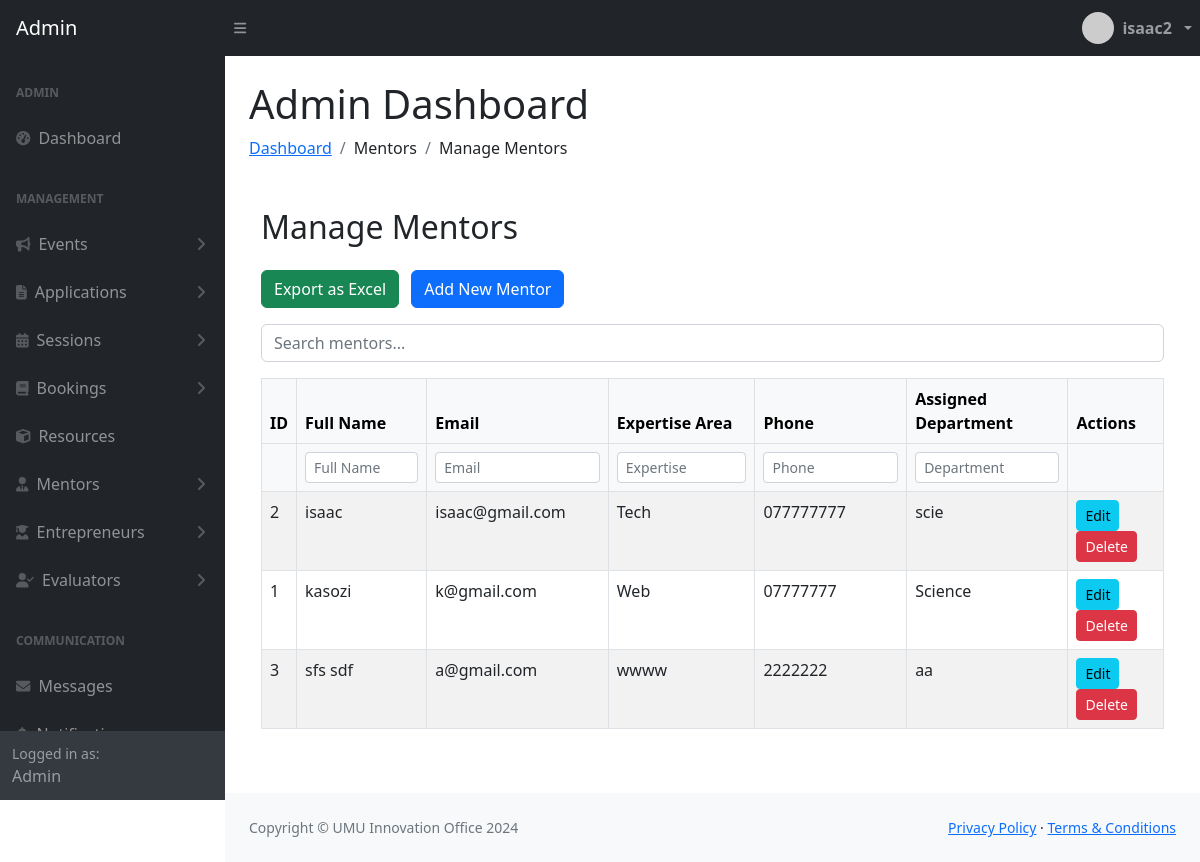
The app's page /manage_mentors_admin.php (signed in) with its own data.
### tables this page shows
CREATE TABLE `mentors` (
  `mentor_id` int(11) NOT NULL,
  `full_name` varchar(100) DEFAULT NULL,
  `email` varchar(100) DEFAULT NULL,
  `expertise_area` varchar(100) DEFAULT NULL,
  `phone` varchar(20) DEFAULT NULL,
  `assigned_department` varchar(100) DEFAULT NULL
);

### manage_mentors_admin.php (the view, shortened to what this page needs)
<?php
require_once 'db.php';
$conn = new mysqli($host, $user, $password, $dbname);
$mentors = $conn->query("SELECT mentor_id, full_name, email, expertise_area, phone, assigned_department FROM mentors ORDER BY full_name");
?>
<div class="container my-5">
    <h2 class="mb-4">Manage Mentors</h2>
    <a href="export_mentors.php" class="btn btn-success mb-3">Export as Excel</a>
    <button class="btn btn-primary mb-3 ms-2" data-bs-toggle="modal" data-bs-target="#addMentorModal">Add New Mentor</button>
    <input type="text" id="searchInput" class="form-control mb-3" placeholder="Search mentors...">
    <div class="table-responsive">
        <table id="dataTable" class="table table-bordered table-striped">
            <thead class="table-light">
                <tr>
                    <th>ID</th>
                    <th>Full Name</th>
                    <th>Email</th>
                    <th>Expertise Area</th>
                    <th>Phone</th>
                    <th>Assigned Department</th>
                    <th>Actions</th>
                </tr>
                <tr>
                    <th></th>
                    <th><input type="text" class="form-control form-control-sm column-search" placeholder="Full Name"></th>
                    <th><input type="text" class="form-control form-control-sm column-search" placeholder="Email"></th>
                    <th><input type="text" class="form-control form-control-sm column-search" placeholder="Expertise"></th>
                    <th><input type="text" class="form-control form-control-sm column-search" placeholder="Phone"></th>
                    <th><input type="text" class="form-control form-control-sm column-search" placeholder="Department"></th>
                    <th></th>
                </tr>
            </thead>
            <tbody>
                <?php if ($mentors && $mentors->num_rows > 0): while($m = $mentors->fetch_assoc()): ?>
                <tr>
                    <td><?= htmlspecialchars($m['mentor_id']) ?></td>
                    <td><?= htmlspecialchars($m['full_name']) ?></td>
                    <td><?= htmlspecialchars($m['email']) ?></td>
                    <td><?= htmlspecialchars($m['expertise_area']) ?></td>
                    <td><?= htmlspecialchars($m['phone']) ?></td>
                    <td><?= htmlspecialchars($m['assigned_department']) ?></td>
                    <td>
                        <button class="btn btn-sm btn-info" data-bs-toggle="modal" data-bs-target="#editMentorModal<?= $m['mentor_id'] ?>">Edit</button>
                        <form method="post" action="" style="display:inline-block" onsubmit="return confirm('Delete this mentor?');">
                            <button type="submit" name="delete_mentor" class="btn btn-sm btn-danger">Delete</button>
                        </form>
                    </td>
                </tr>
                <?php endwhile; else: ?>
                <tr><td colspan="7" class="text-center text-muted">No mentors found.</td></tr>
                <?php endif; ?>
            </tbody>
        </table>
    </div>
</div>
<?php
include __DIR__ . '/dist/template_admin.php';

### records on screen
mentors: mentor_id "2", full_name "isaac", email "isaac@gmail.com", expertise_area "Tech", phone "077777777", assigned_department "scie"
mentors: mentor_id "1", full_name "kasozi", email "k@gmail.com", expertise_area "Web", phone "07777777", assigned_department "Science"
mentors: mentor_id "3", full_name "sfs sdf", email "a@gmail.com", expertise_area "wwww", phone "2222222", assigned_department "aa"

### other values on screen
$username "isaac2"
$item "Mentors"
$item "Manage Mentors"
